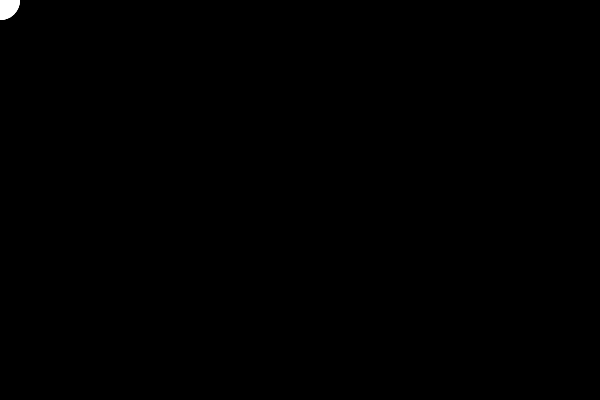
Frame 1 (no input)
Frame 60 (no input): identical to frame 1, image omitted
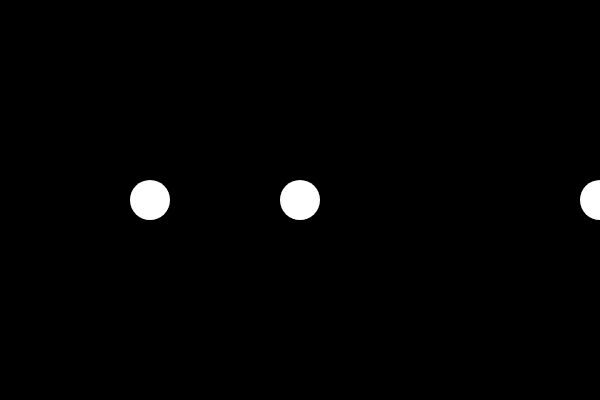
Frame 120 (the mouse pressed at the canvas centre since frame 60)

The p5.js sketch that drew these frames (run headless with seeded random() and noise() and a simulated clock; from frame 60 on, the mouse is pressed at the canvas centre):

// p5.js sketch
// ── sketch.js
var d = 40;

function setup() {
  createCanvas(600, 400);
  background(0);
  noStroke();
  mouseX = -d;
  mouseY = -d;
}

function draw() {
  background(0);
  fill(255);
  ellipse(mouseX, mouseY, d, d);
  ellipse(mouseX/2, mouseY, d, d);
  ellipse(mouseX*2, mouseY, d, d);
}
